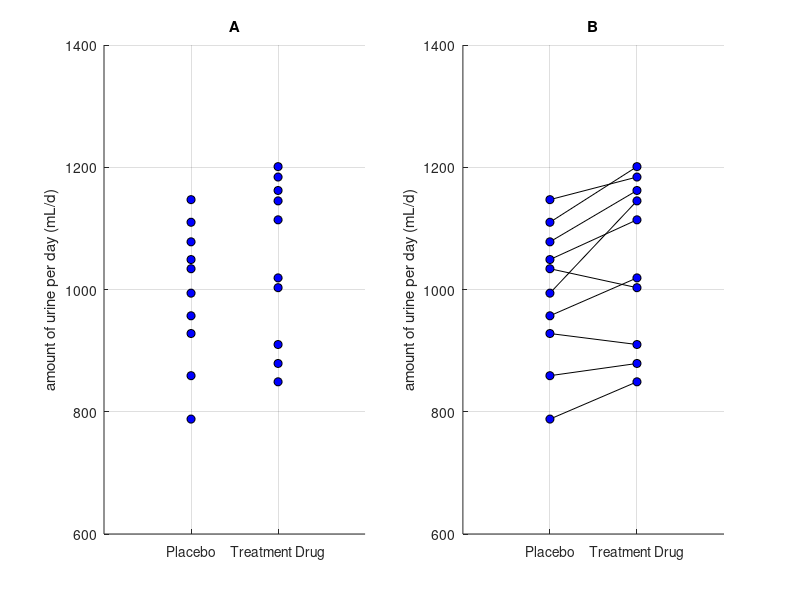

Write the MATLAB code that produced this figure.
clear; close all; clc;
placebo = [788,859,928,957,994,1034,1049,1078,1110,1147];
drug = [849,879,910,1019,1145,1003,1114,1162,1201,1184];

grp = [zeros(1,10), ones(1,10)];

figure('position',[680, 558, 750, 420]);
subplot(1,2,1)
hold on;
plot(grp, [placebo, drug],'o','markerfacecolor',lines(1),'markeredgecolor','k')
xlim([-1, 2])
ylim([600, 1400])
grid on;
set(gca,'xtick',[0, 1]);
% set(gca,'xticklabel',{'플라시보','처치약'})
set(gca,'xticklabel',{'Placebo','Treatment Drug'})
% ylabel('일일 소변량 (mL/d)');
ylabel('amount of urine per day (mL/d)');
title('A');
% set(gca,'fontname','나눔고딕')

subplot(1,2,2);
hold on;
xlim([-1, 2])
ylim([600, 1400])

for i = 1:10
    plot([0, 1], [placebo(i), drug(i)],'k');
end
plot(grp, [placebo, drug],'o','markerfacecolor',lines(1),'markeredgecolor','k')

grid on;
set(gca,'xtick',[0, 1]);
% set(gca,'xticklabel',{'플라시보','처치약'})
set(gca,'xticklabel',{'Placebo','Treatment Drug'})
% ylabel('일일 소변량 (mL/d)');
ylabel('amount of urine per day (mL/d)');
title('B');
% set(gca,'fontname','나눔고딕')

%% independent t-test 수행 시

[h, p, ci, stats] = ttest2(placebo, drug); % 검증용

n1 = length(placebo);
n2 = length(drug);

mn1 = mean(placebo);
mn2 = mean(drug);
s1 = std(placebo);
s2 = std(drug);
s_pool = sqrt(s1^2/n1 + s2^2/n2);
my_t = (mn1-mn2)/s_pool

%% paired sample t-test 수행 시

[h,p,ci,stat] = ttest(placebo, drug); % 검증용
d = placebo - drug;
d_bar = mean(d);
s_d_bar = std(d)/sqrt(length(d));

my_t_paired = d_bar / s_d_bar;
tinv(0.025, length(d)-1)